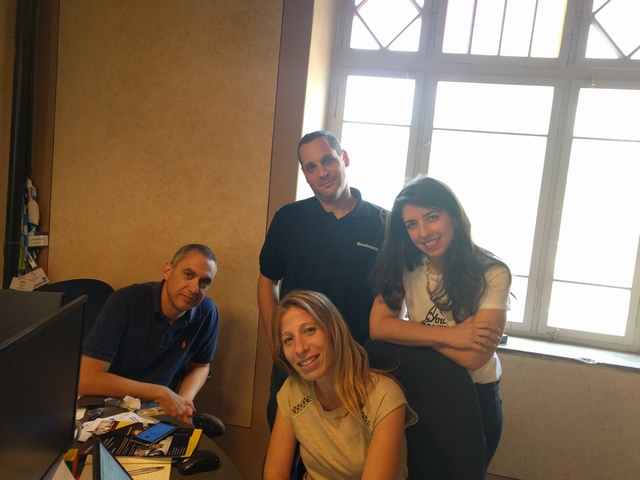
#> input picture example/example3.jpg, 640 x 480 px
$ jupyter execute --allow-errors example.ipynb
#> lines starting #> are read from the running program, lines starting #| are printed output that depends on the picture
### python/brodmann17_face_detector.py
"""
python wrapper to Brodmann17 face detector
"""
import numpy as np
import os
import platform
from ctypes import *


class Bd17Assert(Exception):
    pass


class Detector(object):
    def __init__(self):
        self._lib = _bd17lib()
        self._inner_detector = self._lib.CreateDetector()

    # [35 lines left out: functions rotate, detect, release, not called in this run]

    def __enter__(self):
        return self

    def __exit__(self, exc_type, exc_value, traceback):
        self.release()


class _bd17lib(object):

    # [4 lines left out: function bd17assert, not called in this run]

    SUPPORTED_ARCH = ['x86_64', ]

    def __init__(self):
        # import library using abs path
        absp = os.path.abspath(os.path.dirname(__file__))
        cur_platform = platform.machine()
        if cur_platform not in self.SUPPORTED_ARCH:
            raise RuntimeError("Current architecture does not supported in brodmann17 library")
        self._lib = cdll.LoadLibrary(os.path.join(absp, "..", "lib", cur_platform, "libbrodmann17.so"))
        _bd17lib.bd17assert(self._lib.Init(), "failed to init library")

    # [45 lines left out: functions CreateDetector, Detect, not called in this run]

    def DestroyDetector(self, detector):
        _bd17lib.bd17assert(self._lib.DestroyDetector(detector), "failed to de-allocate detector")

    # [11 lines left out: function Rotate, not called in this run]

### python/example.ipynb
## Initialization

[cell 1]
import os
import cv2
import time

from matplotlib import pyplot as plt
from brodmann17_face_detector import Detector

plt.rcParams['figure.figsize'] = [16, 8]

## Comparing Brodmann with OpenCV

[cell 2]
im = cv2.imread("../example/example3.jpg")
#> im is the input picture: shape (480, 640, 3); mean B, G, R 97.4, 115.1, 133.7

[cell 3]
#Brodmann face detection
gray = cv2.cvtColor(im, cv2.COLOR_BGR2GRAY)
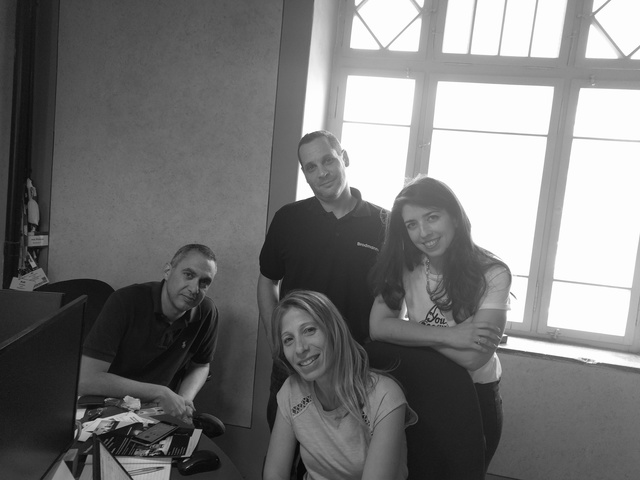
#> gray: shape (480, 640); min 4, max 255, mean 118.7
#> (the rest of this cell did not finish here and is left out)

[cell 4]
#OpenCV face detection
faceCascade = cv2.CascadeClassifier(
    os.path.expanduser("~/.local/lib/python2.7/site-packages/cv2/data/haarcascade_frontalface_default.xml"))
gray = cv2.cvtColor(im, cv2.COLOR_BGR2GRAY)
t1 = time.time()
faces = faceCascade.detectMultiScale(
    gray,
    scaleFactor=1.1,
    minNeighbors=5,
    minSize=(30, 30),
)
#> faces = [[397, 201, 53, 53], [269, 309, 63, 63]]
cv_time = time.time() - t1

[cell 5]
#Plot Brodmann detections
im2show = cv2.cvtColor(im, cv2.COLOR_BGR2RGB)
#> (the rest of this cell did not finish here and is left out)


$ run again, with example/example2.jpg copied over example/example3.jpg
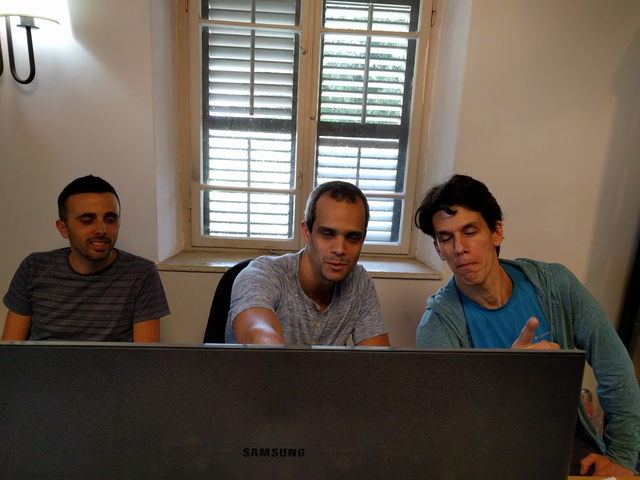
#> input picture example/example2.jpg, 640 x 480 px
#> im is the input picture: shape (480, 640, 3); mean B, G, R 81.9, 92, 102
#> `gray = cv2.cvtColor(im, cv2.COLOR_BGR2GRAY)`:
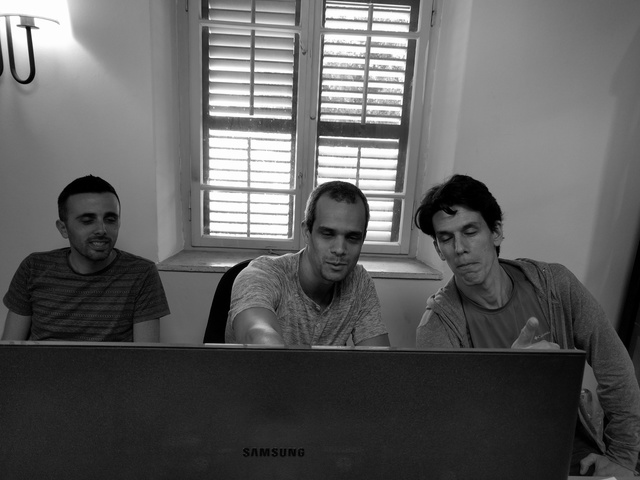
#> gray: shape (480, 640); min 0, max 255, mean 93.8
#> faces = [[66, 194, 65, 65], [305, 210, 68, 68], [424, 206, 71, 71]]

$ run again, with example/example.jpg copied over example/example3.jpg
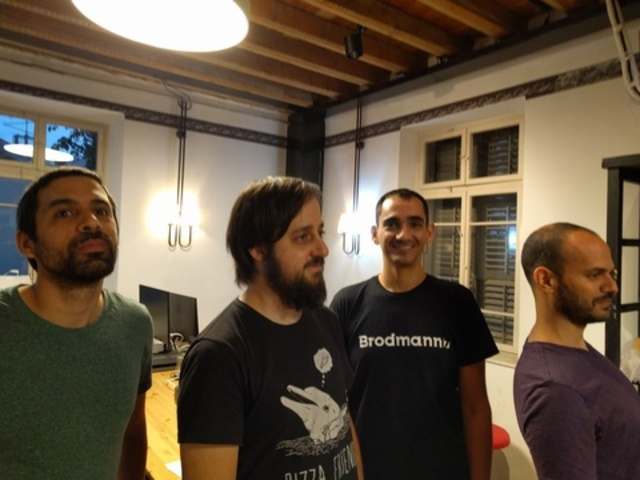
#> input picture example/example.jpg, 640 x 480 px
#> im is the input picture: shape (480, 640, 3); mean B, G, R 66.3, 84.1, 98.8
#> `gray = cv2.cvtColor(im, cv2.COLOR_BGR2GRAY)`:
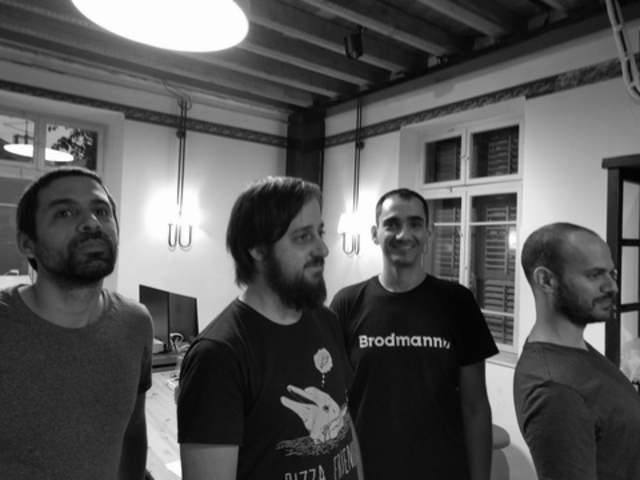
#> gray: shape (480, 640); min 2, max 255, mean 86.5
#> faces = [[370, 199, 64, 64], [50, 182, 76, 76]]
